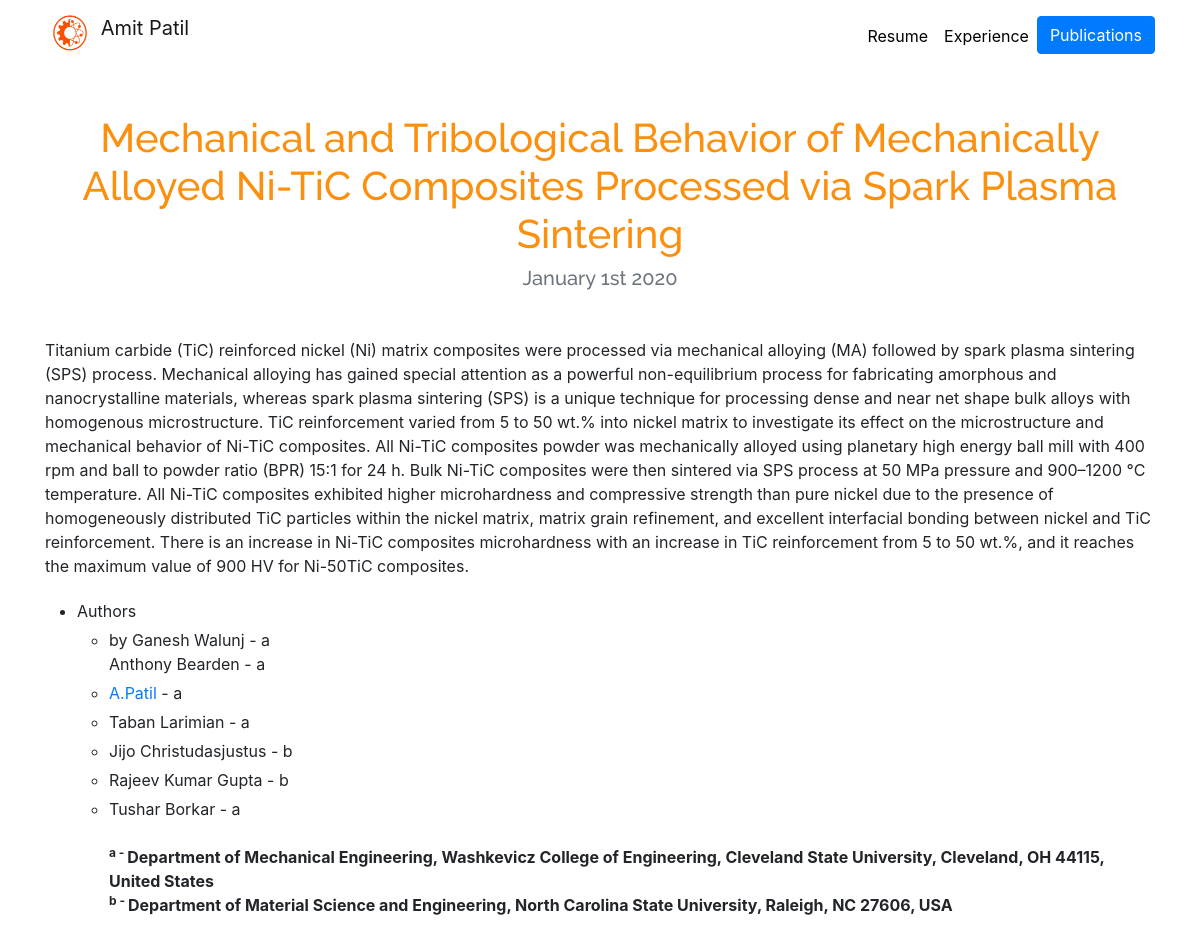
The page /blog/10/ on the database its author committed.
### blog/models.py (models this page shows, shortened)
class Blog(models.Model):
    title = models.CharField(max_length=200)
    description = models.CharField(max_length=250000)
    url = models.URLField(blank=True)
    date = models.DateField(blank=True)

### blog/views.py (the view)
# urls.py: path('<int:blog_id>/', views.detail, name='detail'),
def detail(request, blog_id):
    blog = get_object_or_404(Blog, pk=blog_id)
    return render(request, 'blog/detail.html', {'blog': blog})

### blog/templates/blog/detail.html
{% extends "portfolio/base.html" %}
{% load static %}
{% block content %}
<div class="container">
  <h1 class="text-center mt-5" id="blogdetailtitle">{{ blog.title }}</h1>
  <h5 class="text-center text-muted mb-5">{{ blog.date|date:'F jS Y' }}</h5>
  <p class="blogdescription">
    {{ blog.description|safe }}
  </p>
</div>
{% endblock %}

### portfolio/static/portfolio/assets/css/style.css (style rules this page uses)
body { font-family: "Open Sans", sans-serif; color: #272829; }
a { color: #007bff; text-decoration: none; }
li { padding-top: 5px; }
h1, h2, h3, h4, h5, h6 { font-family: "Raleway", sans-serif; }
#blogdetailtitle { color: #fb8f0e }
.blogdescription { font-size: 1.25em; }

### rows shown on the page
Blog: title "Mechanical and Tribological Behavior of Mechanically Alloyed Ni-TiC Composites Processed via Spark Plasma Sintering", date "January 1st 2020", description "Titanium carbide (TiC) reinforced nickel (Ni) matrix composites were processed via mechanical alloying (MA) followed by spark plasma sintering (SPS) process. Mechanical alloying has gained special attention as a powerful non-equilibrium process for fabricating amorphous and nanocrystalline materials, whereas spark plasma sintering (SPS) is a unique technique for processing dense and near net shape bulk alloys with homogenous microstructure. TiC reinforcement varied from 5 to 50 wt.% into nickel matrix to investigate its effect on the microstructure and mechanical behavior of Ni-TiC composites. All Ni-TiC composites powder was mechanically alloyed using planetary high energy ball mill with…"
